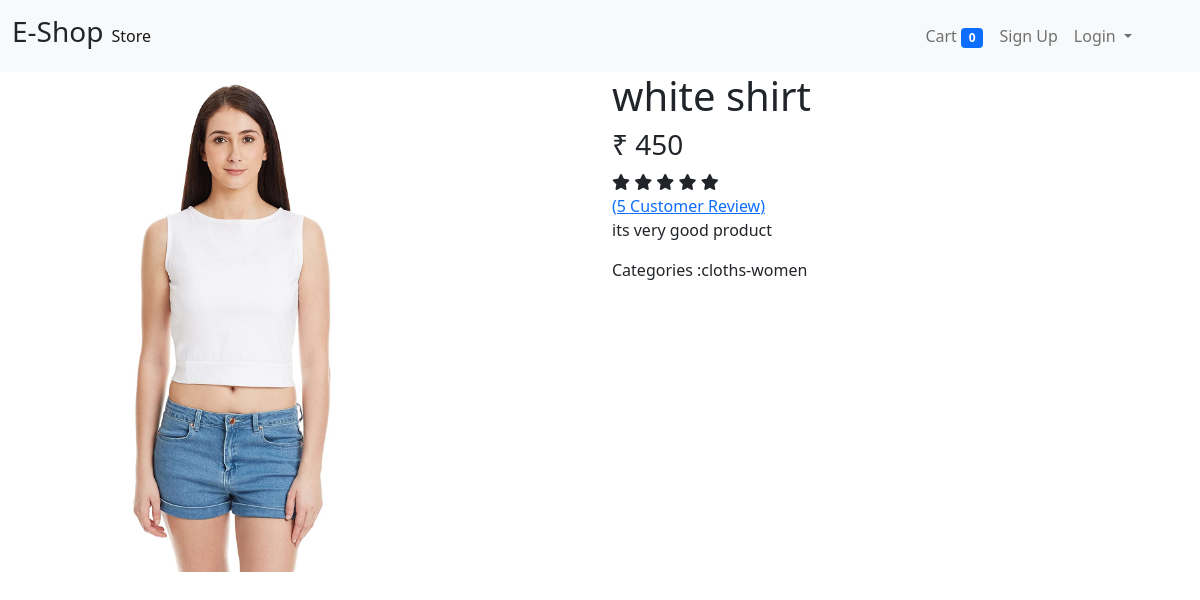
The page /productdata/37 on the database its author committed.
### store/models/product.py (models this page shows, shortened)
class Product(models.Model):
    name=models.CharField(max_length=50)
    price=models.IntegerField(default=0)
    category=models.ForeignKey(Category, on_delete=models.CASCADE, default=1)
    description=models.CharField(max_length=200,default='',null=True,blank=True)
    image=models.ImageField(upload_to='uploads/products/')

### store/models/category.py (models this page shows, shortened)
class Category(models.Model):
    category=models.CharField(max_length=20)
    def __str__(self):
        return self.category

### store/views/products.py (the view)
# urls.py: path('productdata/<str:id>',productdetail,name='productdata'),
def productdetail(request,id):
    prod=Product.objects.filter(id=id).first()
    context={
        'prod':prod,
    }
    return render (request,'singleproduct.html',context)

### store/templatetags/custom_filter.py (called while the page is built)
@register.filter(name='currency')
def currency(number):
    return "₹ "+str(number)

### store/templates/singleproduct.html (shortened to what this page needs)
{% extends 'base.html' %}
{% block content %}
{% load cart %}
{% load custom_filter %}
<div class="product-details-area pt-100px pb-100px">
    <div class="container">
        <div class="row">
            <div class="col-lg-6 col-sm-12 col-xs-12 mb-lm-30px mb-md-30px mb-sm-30px">
                <div class="swiper-container zoom-top">
                    <div class="swiper-wrapper">
                        <div class="swiper-slide">
                            <img class="img-responsive m-auto" style="height:500px;" src="{{prod.image.url}}" alt="">
                        </div>
                    </div>
                </div>
            </div>
            <div class="col-lg-6 col-sm-12 col-xs-12" data-aos="fade-up" data-aos-delay="200">
                <div class="product-details-content quickview-content ml-25px">
                    <h1>{{prod.name}}</h1>
                    <div class="pricing-meta">
                        <h3>{{prod.price|currency}}</h3>
                    </div>
                    <div class="pro-details-rating-wrap">
                        <div class="rating-product">
                            <i class="fa fa-star"></i>
                            <i class="fa fa-star"></i>
                            <i class="fa fa-star"></i>
                            <i class="fa fa-star"></i>
                            <i class="fa fa-star"></i>
                        </div>
                        <span class="read-review"><a class="reviews" href="#">(5 Customer Review)</a></span>
                    </div>
                    <p class="mt-30px">{{prod.description}}</p>
                    <div class="pro-details-categories-info pro-details-same-style d-flex m-0">
                        <span>Categories : </span>
                                <p>{{ prod.category}}</p>
                    </div>
                </div>
            </div>
        </div>
    </div>
</div>
{% endblock %}

### rows shown on the page
Product: image (picture), name "white shirt", price "₹ 450", description "its very good product", category "cloths-women"

### other values the page prints
{{ request.session.cart.keys|length }} "0"
